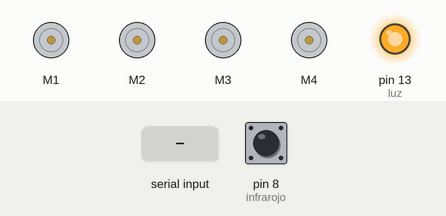
Simulated run of this sketch. Board: Arduino Uno, built with avr-gcc and run on an emulated ATmega328P. Shown: 4 × DC motor (green arrow = forward, orange = backward, longer = faster), output pins drawn as LEDs (lit = HIGH). The inputs (shaded band) are chosen by the test bench; at power-on: pin 8 (infrarojo) HIGH.

Above: at 1.2 s.
1.3 s: "F" received over Serial
At 2.4 s:
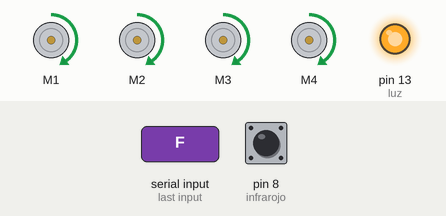
2.8 s: "B" received over Serial
At 3.5 s:
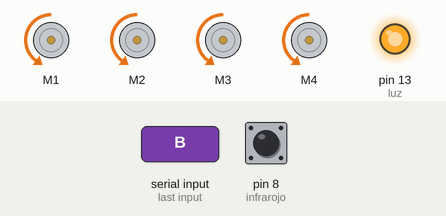
4.3 s: "L" received over Serial
At 4.7 s:
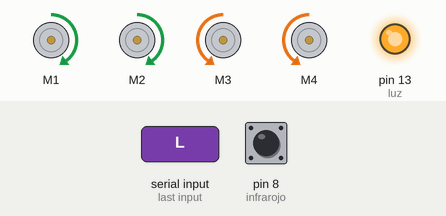
5.8 s: "R" received over Serial
At 7.0 s:
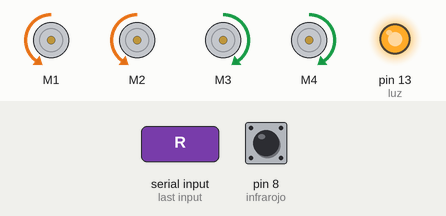
7.3 s: "5" received over Serial
At 8.2 s:
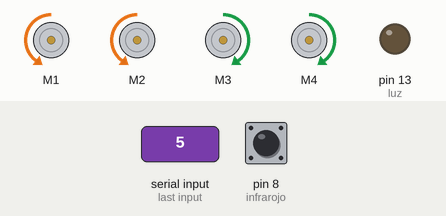
8.8 s: "S" received over Serial
At 9.3 s:
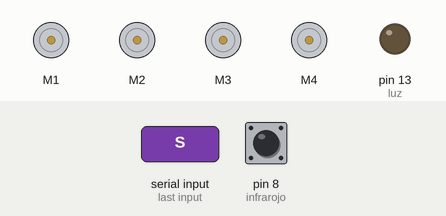
Timing chart, 0 to 11.3 s (numbered marks = the images above; inputs shaded):
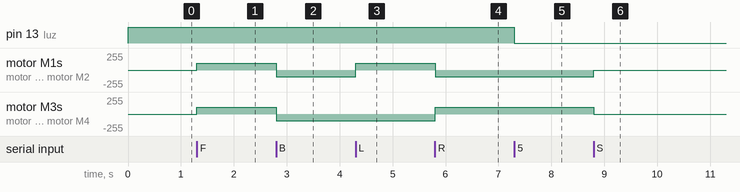

Measured:
- after the input at 1.3 s, motor M1–4: stopped → forward 100/255 at once
- after the input at 2.8 s, motor M1–4: forward 100/255 → backward 100/255 at once
- after the input at 4.3 s, motor M1, motor M2: backward 100/255 → forward 100/255 at once
- after the input at 5.8 s, motor M1, motor M2: forward 100/255 → backward 100/255 at once; motor M3, motor M4: backward 100/255 → forward 100/255 at once
- after the input at 7.3 s, pin 13 (luz): HIGH → LOW at once
- after the input at 8.8 s, motor M1, motor M2: backward 100/255 → stopped at once; motor M3, motor M4: forward 100/255 → stopped at once

The sketch:

ZANITIZADOR_TRABAJO_FINAL.ino
```cpp
#include<AFMotor.h>


AF_DCMotor motor1(1);
AF_DCMotor motor2(2);
AF_DCMotor motor3(3);
AF_DCMotor motor4(4);

char bt='S';
int luz=13;
int infrarojo=8;
int valor=0;


void setup()
{
  Serial.begin(9600);
  pinMode(luz,OUTPUT);
  pinMode(infrarojo,INPUT);


  motor1.setSpeed(100);
  motor2.setSpeed(100);
  motor3.setSpeed(100);
  motor4.setSpeed(100);
  Stop();
  digitalWrite(luz,HIGH);
}


void loop() {


  valor = digitalRead(infrarojo);

  if (valor == LOW) {
     Serial.println("detectado");
  }


bt=Serial.read();

if(bt=='F')
{
 forward();
}

if(bt=='B')
{
 backward();
}

if(bt=='L')
{
 left();
}

if(bt=='R')
{
 right();
}

if(bt=='S')
{
 Stop();
}

if (bt == '5')
    {
      digitalWrite(luz, LOW);
    }
    if (bt == '6')
    {
      digitalWrite(luz, HIGH);
    }
}
void forward()
{
     motor1.run(FORWARD);
  motor2.run(FORWARD);
  motor3.run(FORWARD);
  motor4.run(FORWARD);
}

void backward()
{
     motor1.run(BACKWARD);
  motor2.run(BACKWARD);
  motor3.run(BACKWARD);
  motor4.run(BACKWARD);
}
void left()
{
  motor1.run(FORWARD);
  motor2.run(FORWARD);
  motor3.run(BACKWARD);
  motor4.run(BACKWARD);
}
void right()
{
  motor1.run(BACKWARD);
  motor2.run(BACKWARD);
  motor3.run(FORWARD);
  motor4.run(FORWARD);
}
void Stop()
{
  motor1.run(RELEASE);
  motor2.run(RELEASE);
  motor3.run(RELEASE);
  motor4.run(RELEASE);
}
```
